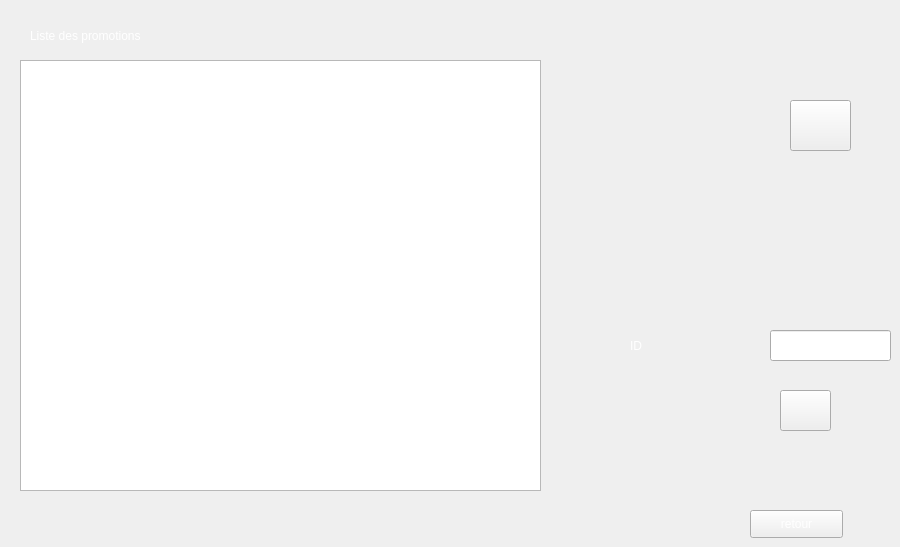
        <widget class="QWidget" name="tab_14">
         <attribute name="title">
          <string>Consulter</string>
         </attribute>
         <widget class="QLabel" name="label_liste_promotions_consulter">
          <property name="geometry">
           <rect>
            <x>30</x>
            <y>20</y>
            <width>231</width>
            <height>31</height>
           </rect>
          </property>
          <property name="styleSheet">
           <string notr="true">color: rgb(255, 255, 255);
</string>
          </property>
          <property name="text">
           <string>Liste des promotions</string>
          </property>
         </widget>
         <widget class="QTableView" name="tableView_Promotions_consulter">
          <property name="geometry">
           <rect>
            <x>20</x>
            <y>60</y>
            <width>521</width>
            <height>431</height>
           </rect>
          </property>
          <property name="styleSheet">
           <string notr="true"/>
          </property>
         </widget>
         <widget class="QLabel" name="ID_promotion_supprimer">
          <property name="geometry">
           <rect>
            <x>630</x>
            <y>330</y>
            <width>91</width>
            <height>31</height>
           </rect>
          </property>
          <property name="styleSheet">
           <string notr="true">color: rgb(255, 255, 255);</string>
          </property>
          <property name="text">
           <string>ID</string>
          </property>
         </widget>
         <widget class="QLineEdit" name="lineEdit_supp_promotions">
          <property name="geometry">
           <rect>
            <x>770</x>
            <y>330</y>
            <width>121</width>
            <height>31</height>
           </rect>
          </property>
         </widget>
         <widget class="QPushButton" name="pushButton_imprimer_liste_promotions">
          <property name="geometry">
           <rect>
            <x>790</x>
            <y>100</y>
            <width>61</width>
            <height>51</height>
           </rect>
          </property>
          <property name="styleSheet">
           <string notr="true">border-image: url(:/ressource/printer.jpg);</string>
          </property>
          <property name="text">
           <string/>
          </property>
         </widget>
         <widget class="QPushButton" name="pushButton_supp_promotions">
          <property name="geometry">
           <rect>
            <x>780</x>
            <y>390</y>
            <width>51</width>
            <height>41</height>
           </rect>
          </property>
          <property name="styleSheet">
           <string notr="true">border-image: url(:/ressource/Delete.png);</string>
          </property>
          <property name="text">
           <string/>
          </property>
         </widget>
         <widget class="QPushButton" name="pushButton_retour_promotions_consulter">
          <property name="geometry">
           <rect>
            <x>750</x>
            <y>510</y>
            <width>93</width>
            <height>28</height>
           </rect>
          </property>
          <property name="styleSheet">
           <string notr="true">color: rgb(255, 255, 255);</string>
          </property>
          <property name="text">
           <string>retour</string>
          </property>
         </widget>
        </widget>
